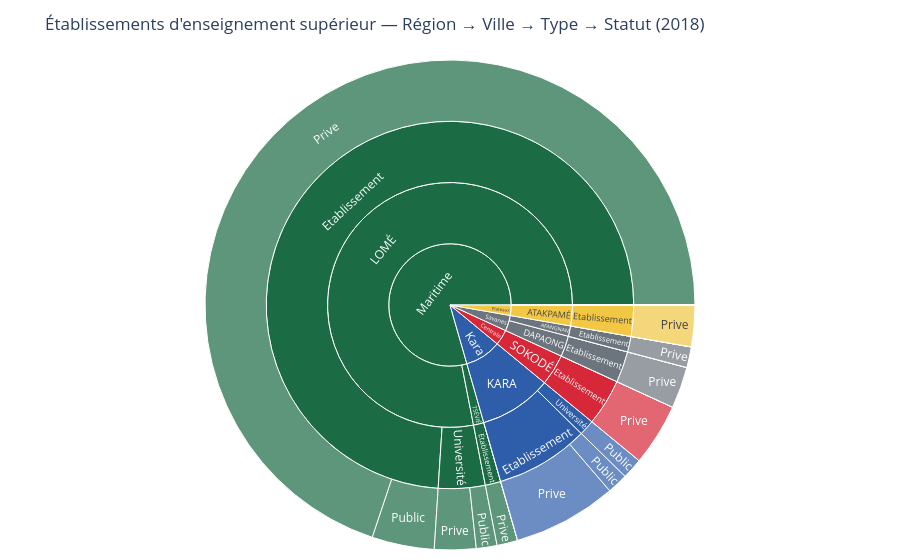

Notebook source saved alongside this figure:
### Markdown cell above
### 6.1 Sunburst — hiérarchie Région → Ville → Type → Statut

### Code cell
sb = df_repart.copy()
sb["region"] = sb["region"].fillna("Autre")
fig = px.sunburst(
    sb, path=["region", "villes", "type", "statut"], values="Value",
    color="region", color_discrete_map=REGION_COLORS,
    title="Établissements d'enseignement supérieur — Région → Ville → Type → Statut (2018)",
)
fig.update_layout(height=560, margin=dict(t=60, b=10))
fig.show()

### Figure 1 — Plotly figure (JSON) as saved in the notebook; plotly's stock layout.template omitted (floating-point values rounded to 4 significant figures)
{"data": [{"branchvalues": "total", "customdata": [["Centrale"], ["Centrale"], ["Centrale"], ["Centrale"], ["Centrale"], ["Centrale"], ["Centrale"], ["Centrale"], ["Kara"], ["Kara"], ["Kara"], ["Kara"], ["Kara"], ["Kara"], ["Kara"], ["Kara"], ["Maritime"], ["Maritime"], ["Maritime"], ["Maritime"], ["Maritime"], ["Maritime"], ["Maritime"], ["Maritime"], ["Maritime"], ["Maritime"], ["Maritime"], ["Maritime"], ["Maritime"], ["Maritime"], ["Maritime"], ["Plateaux"], ["Plateaux"], ["Plateaux"], ["Plateaux"], ["Plateaux"], ["Plateaux"], ["Plateaux"], ["Plateaux"], ["Plateaux"], ["Plateaux"], ["Plateaux"], ["Plateaux"], ["Plateaux"], ["Plateaux"], ["Plateaux"], ["Savanes"], ["Savanes"], ["Savanes"], ["Savanes"], ["Savanes"], ["Savanes"], ["Savanes"], ["Savanes"], ["Savanes"], ["Savanes"], ["Savanes"], ["Savanes"], ["Savanes"], ["Savanes"], ["Savanes"]], "domain": {"x": [0.0, 1.0], "y": [0.0, 1.0]}, "hovertemplate": "labels=%{label}<br>Value=%{value}<br>parent=%{parent}<br>id=%{id}<br>region=%{customdata[0]}<extra></extra>", "ids": ["Centrale/SOKODÉ/Université/Prive", "Centrale", "Centrale/SOKODÉ/Université", "Centrale/SOKODÉ/Etablissement", "Centrale/SOKODÉ", "Centrale/SOKODÉ/Etablissement/Prive", "Centrale/SOKODÉ/Etablissement/Public", "Centrale/SOKODÉ/Université/Public", "Kara/KARA/Etablissement", "Kara/KARA", "Kara/KARA/Etablissement/Public", "Kara/KARA/Université/Prive", "Kara/KARA/Université/Public", "Kara", "Kara/KARA/Etablissement/Prive", "Kara/KARA/Université", "Maritime/TSÉVIÉ/Etablissement/Prive", "Maritime/TSÉVIÉ", "Maritime/TSÉVIÉ/Etablissement/Public", "Maritime/TSÉVIÉ/Université", "Maritime/LOMÉ/Université", "Maritime/LOMÉ/Etablissement", "Maritime/TSÉVIÉ/Etablissement", "Maritime/LOMÉ", "Maritime/TSÉVIÉ/Université/Prive", "Maritime", "Maritime/LOMÉ/Etablissement/Public", "Maritime/TSÉVIÉ/Université/Public", "Maritime/LOMÉ/Université/Public", "Maritime/LOMÉ/Etablissement/Prive", "Maritime/LOMÉ/Université/Prive", "Plateaux", "Plateaux/ATAKPAMÉ/Université/Public", "Plateaux/ATAKPAMÉ/Université/Prive", "Plateaux/ATAKPAMÉ/Etablissement/Public", "Plateaux/KPALIMÉ/Etablissement", "Plateaux/KPALIMÉ/Université", "Plateaux/ATAKPAMÉ/Etablissement", "Plateaux/ATAKPAMÉ/Université", "Plateaux/ATAKPAMÉ/Etablissement/Prive", "Plateaux/KPALIMÉ/Université/Prive", "Plateaux/KPALIMÉ/Etablissement/Public", "Plateaux/ATAKPAMÉ", "Plateaux/KPALIMÉ", "Plateaux/KPALIMÉ/Etablissement/Prive", "Plateaux/KPALIMÉ/Université/Public", "Savanes", "Savanes/AFANGNAN", "Savanes/DAPAONG/Université/Public", "Savanes/AFANGNAN/Etablissement", "Savanes/AFANGNAN/Université", "Savanes/DAPAONG/Etablissement", "Savanes/DAPAONG/Université", "Savanes/AFANGNAN/Etablissement/Prive", "Savanes/AFANGNAN/Université/Prive", "Savanes/AFANGNAN/Université/Public", "Savanes/DAPAONG/Etablissement/Prive", "Savanes/DAPAONG/Etablissement/Public", "Savanes/DAPAONG/Université/Prive", "Savanes/DAPAONG", "Savanes/AFANGNAN/Etablissement/Public"], "labels": ["Prive", "Centrale", "Université", "Etablissement", "SOKODÉ", "Prive", "Public", "Public", "Etablissement", "KARA", "Public", "Prive", "Public", "Kara", "Prive", "Université", "Prive", "TSÉVIÉ", "Public", "Université", "Université", "Etablissement", "Etablissement", "LOMÉ", "Prive", "Maritime", "Public", "Public", "Public", "Prive", "Prive", "Plateaux", "Public", "Prive", "Public", "Etablissement", "Université", "Etablissement", "Université", "Prive", "Prive", "Public", "ATAKPAMÉ", "KPALIMÉ", "Prive", "Public", "Savanes", "AFANGNAN", "Public", "Etablissement", "Université", "Etablissement", "Université", "Prive", "Prive", "Public", "Prive", "Public", "Prive", "DAPAONG", "Public"], "marker": {"colors": ["#D62839", "#D62839", "#D62839", "#D62839", "#D62839", "#D62839", "#D62839", "#D62839", "#2E5EAA", "#2E5EAA", "#2E5EAA", "#2E5EAA", "#2E5EAA", "#2E5EAA", "#2E5EAA", "#2E5EAA", "#1B6B45", "#1B6B45", "#1B6B45", "#1B6B45", "#1B6B45", "#1B6B45", "#1B6B45", "#1B6B45", "#1B6B45", "#1B6B45", "#1B6B45", "#1B6B45", "#1B6B45", "#1B6B45", "#1B6B45", "#F2C744", "#F2C744", "#F2C744", "#F2C744", "#F2C744", "#F2C744", "#F2C744", "#F2C744", "#F2C744", "#F2C744", "#F2C744", "#F2C744", "#F2C744", "#F2C744", "#F2C744", "#6C757D", "#6C757D", "#6C757D", "#6C757D", "#6C757D", "#6C757D", "#6C757D", "#6C757D", "#6C757D", "#6C757D", "#6C757D", "#6C757D", "#6C757D", "#6C757D", "#6C757D"]}, "name": "", "parents": ["Centrale/SOKODÉ/Université", "", "Centrale/SOKODÉ", "Centrale/SOKODÉ", "Centrale", "Centrale/SOKODÉ/Etablissement", "Centrale/SOKODÉ/Etablissement", "Centrale/SOKODÉ/Université", "Kara/KARA", "Kara", "Kara/KARA/Etablissement", "Kara/KARA/Université", "Kara/KARA/Université", "", "Kara/KARA/Etablissement", "Kara/KARA", "Maritime/TSÉVIÉ/Etablissement", "Maritime", "Maritime/TSÉVIÉ/Etablissement", "Maritime/TSÉVIÉ", "Maritime/LOMÉ", "Maritime/LOMÉ", "Maritime/TSÉVIÉ", "Maritime", "Maritime/TSÉVIÉ/Université", "", "Maritime/LOMÉ/Etablissement", "Maritime/TSÉVIÉ/Université", "Maritime/LOMÉ/Université", "Maritime/LOMÉ/Etablissement", "Maritime/LOMÉ/Université", "", "Plateaux/ATAKPAMÉ/Université", "Plateaux/ATAKPAMÉ/Université", "Plateaux/ATAKPAMÉ/Etablissement", "Plateaux/KPALIMÉ", "Plateaux/KPALIMÉ", "Plateaux/ATAKPAMÉ", "Plateaux/ATAKPAMÉ", "Plateaux/ATAKPAMÉ/Etablissement", "Plateaux/KPALIMÉ/Université", "Plateaux/KPALIMÉ/Etablissement", "Plateaux", "Plateaux", "Plateaux/KPALIMÉ/Etablissement", "Plateaux/KPALIMÉ/Université", "", "Savanes", "Savanes/DAPAONG/Université", "Savanes/AFANGNAN", "Savanes/AFANGNAN", "Savanes/DAPAONG", "Savanes/DAPAONG", "Savanes/AFANGNAN/Etablissement", "Savanes/AFANGNAN/Université", "Savanes/AFANGNAN/Université", "Savanes/DAPAONG/Etablissement", "Savanes/DAPAONG/Etablissement", "Savanes/DAPAONG/Université", "Savanes", "Savanes/AFANGNAN/Etablissement"], "type": "sunburst", "values": [0.0, 3.0, 0.0, 3.0, 3.0, 3.0, 0.0, 0.0, 6.0, 7.0, 1.0, 0.0, 1.0, 7.0, 5.0, 1.0, 1.0, 1.0, 0.0, 0.0, 3.0, 54.0, 1.0, 57.0, 0.0, 58.0, 3.0, 0.0, 1.0, 51.0, 2.0, 2.0, 0.0, 0.0, 0.0, 0.0, 0.0, 2.0, 0.0, 2.0, 0.0, 0.0, 2.0, 0.0, 0.0, 0.0, 3.0, 1.0, 0.0, 1.0, 0.0, 2.0, 0.0, 1.0, 0.0, 0.0, 2.0, 0.0, 0.0, 2.0, 0.0]}], "layout": {"height": 560, "legend": {"tracegroupgap": 0}, "margin": {"b": 10, "t": 60}, "title": {"text": "Établissements d'enseignement supérieur — Région → Ville → Type → Statut (2018)"}}}
